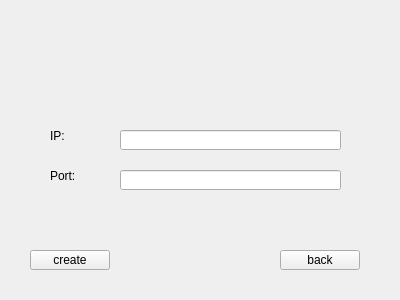
<?xml version="1.0" encoding="UTF-8"?>
<ui version="4.0">
 <class>CreateSession</class>
 <widget class="QWidget" name="CreateSession">
  <property name="geometry">
   <rect>
    <x>0</x>
    <y>0</y>
    <width>400</width>
    <height>300</height>
   </rect>
  </property>
  <property name="windowTitle">
   <string>Form</string>
  </property>
  <widget class="QPushButton" name="backButton">
   <property name="geometry">
    <rect>
     <x>280</x>
     <y>250</y>
     <width>80</width>
     <height>20</height>
    </rect>
   </property>
   <property name="text">
    <string>back</string>
   </property>
  </widget>
  <widget class="QPushButton" name="createButton">
   <property name="geometry">
    <rect>
     <x>30</x>
     <y>250</y>
     <width>80</width>
     <height>20</height>
    </rect>
   </property>
   <property name="text">
    <string>create</string>
   </property>
  </widget>
  <widget class="QLineEdit" name="ipInput">
   <property name="geometry">
    <rect>
     <x>120</x>
     <y>130</y>
     <width>221</width>
     <height>20</height>
    </rect>
   </property>
  </widget>
  <widget class="QLineEdit" name="portInput">
   <property name="geometry">
    <rect>
     <x>120</x>
     <y>170</y>
     <width>221</width>
     <height>20</height>
    </rect>
   </property>
  </widget>
  <widget class="QLabel" name="ipLabel">
   <property name="geometry">
    <rect>
     <x>50</x>
     <y>130</y>
     <width>54</width>
     <height>12</height>
    </rect>
   </property>
   <property name="text">
    <string>IP:</string>
   </property>
  </widget>
  <widget class="QLabel" name="portLabel">
   <property name="geometry">
    <rect>
     <x>50</x>
     <y>170</y>
     <width>54</width>
     <height>12</height>
    </rect>
   </property>
   <property name="text">
    <string>Port:</string>
   </property>
  </widget>
 </widget>
 <resources/>
 <connections/>
</ui>
